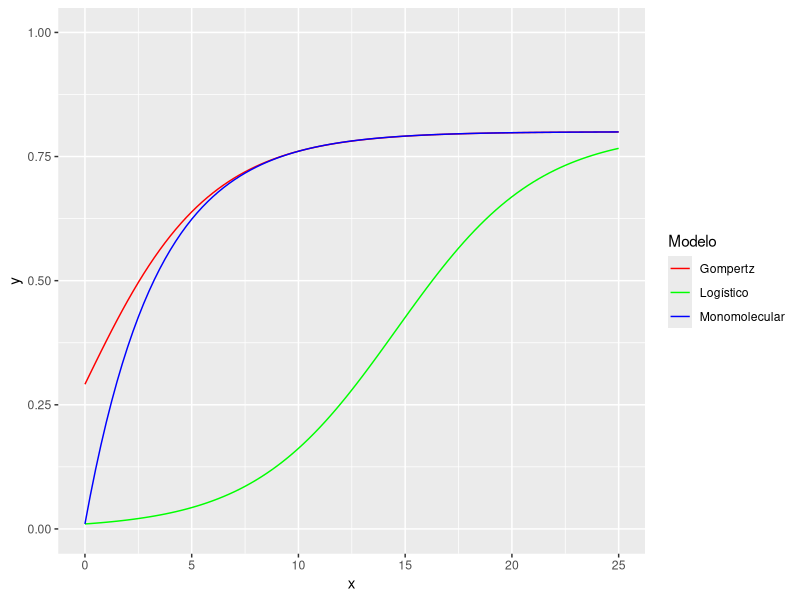
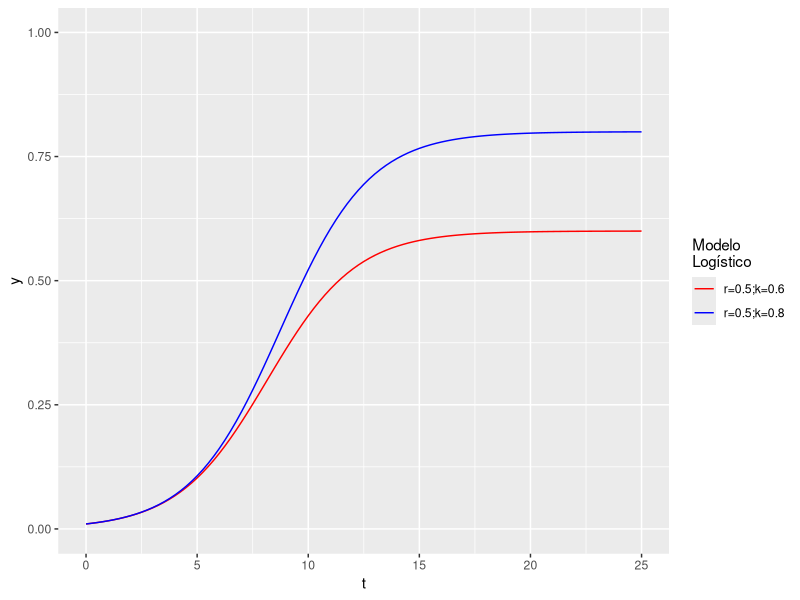
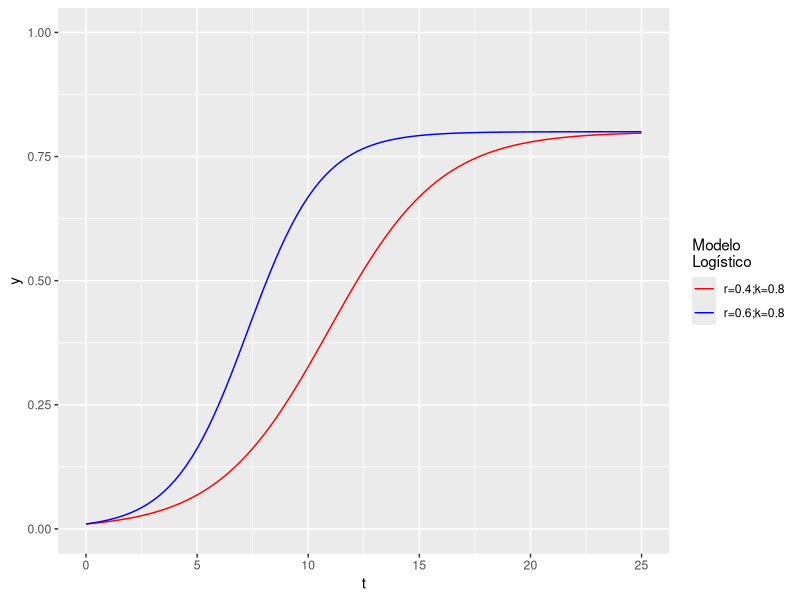

R code for these plots, in order:
# Definición matemática de los modelos logistico, gompertz e monomolecular
lo <- function(x, K, y0, r) {K/(1+((K-y0)/y0)*exp(-r*x))}
go <- function(x, K, y0, r) {K*(exp(-exp(y0-r*x)))}
mo <- function(x, K, y0, r) {K-(K-y0)*exp(-r*x)}

library(ggplot2)

# Graficar los 3 modelos con los mismos coeficientes

param = list(K=0.8, y0=0.01, r=0.3)

ggplot(data = data.frame(x = 0), aes(x = x))+
  stat_function(fun=lo, args=param, aes(colour="Logístico")) +
  stat_function(fun=go, args=param, aes(colour="Gompertz")) +
  stat_function(fun=mo, args=param, aes(colour="Monomolecular")) +
  xlim(0,25) + ylim(0,1) +
  scale_colour_manual("Modelo", values = c("red", "green", "blue"))

# La predicción para $t=15$ para los 3 modelos seria:

lo(15, 0.8, 0.01, 0.3)
go(15, 0.8, 0.01, 0.3)
mo(15, 0.8, 0.01, 0.3)


# Graficar dos curvas logisticas con igual $r$ (0.5) pero diferente $k$ (0.6 y 0.8):
  
param1 = list(K=0.6, y0=0.01, r=0.5)
param2 = list(K=0.8, y0=0.01, r=0.5)

ggplot(data = data.frame(t = 0), aes(x = t))+
  stat_function(fun = lo, args=param1, aes(colour = "r=0.5;k=0.6")) +
  stat_function(fun = lo, args=param2, aes(colour = "r=0.5;k=0.8")) +
  xlim(0,25) + ylim(0,1) +
  scale_colour_manual("Modelo \nLogístico", values = c("red", "blue"))

# Ahora, lo contrario, dos curvas logisticas con diferente $r$ (0.3 y 0.6) e igual $k$ (0.8):
  
param3 = list(K=0.8, y0=0.01, r=0.4)
param4 = list(K=0.8, y0=0.01, r=0.6)

ggplot(data = data.frame(t = 0), aes(x = t))+
  stat_function(fun = lo, args=param3, aes(colour = "r=0.4;k=0.8")) +
  stat_function(fun = lo, args=param4, aes(colour = "r=0.6;k=0.8")) +
  xlim(0,25) + ylim(0,1) +
  scale_colour_manual("Modelo \nLogístico", values = c("red","blue"))
